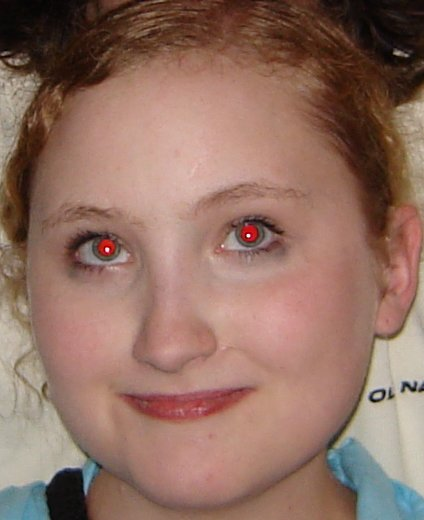
#> input picture Test.jpg, 424 x 520 px
$ python Project.py
#> lines starting #> are read from the running program, lines starting #| are printed output that depends on the picture; after the words box and inside, x2 and y2 are one past the last pixel; in counts of white or black regions, pixels touching at a corner belong together
import cv2
import numpy as np


def fill_holes(mask):
    maskFloodfill = mask.copy()
    h, w = maskFloodfill.shape[:2]
    maskTemp = np.zeros((h+2, w+2), np.uint8)
    cv2.floodFill(maskFloodfill, maskTemp, (0, 0), 255)
    mask2 = cv2.bitwise_not(maskFloodfill)
    return mask2 | mask


def find_max_contour(contours):
    max_area = 0
    max_cont = None
    for cont in contours:
        area = cv2.contourArea(cont)
        if area > max_area:
            max_area = area
            max_cont = cont
    return max_cont


img = cv2.imread("Test.jpg")
#> img is the input picture: shape (520, 424, 3); mean B, G, R 98.7, 111.6, 145.1

outImage = img.copy()

eye_cascade = cv2.CascadeClassifier(cv2.data.haarcascades + 'haarcascade_eye.xml')

scaleFactor = 1.3  # Parameter specifying how much the image size is reduced at each image scale.
minNeighbors = 4
flag = 0
minSize = (25, 25)

eyes = eye_cascade.detectMultiScale(img, scaleFactor, minNeighbors, flag, minSize)
#> eyes = [[204, 191, 90, 90], [50, 208, 85, 85]]

thickness = 3
focusEye = img.copy()
for (ex, ey, ew, eh) in eyes:
    cv2.rectangle(focusEye, (ex, ey), (ex + ew, ey + eh), (0, 255, 0), thickness)
#> this loop made 2 passes
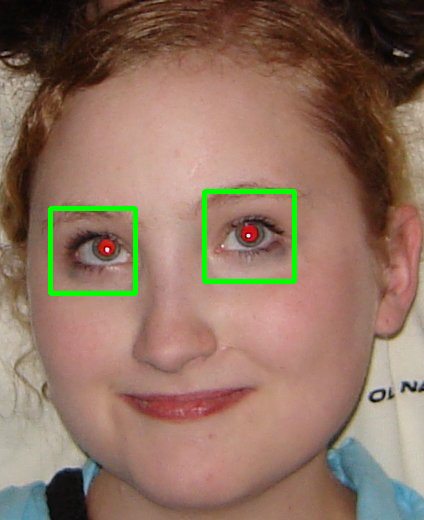
#> focusEye: shape (520, 424, 3); 1.58% of pixels changed, all inside (x1, y1, x2, y2) = (48, 189, 297, 296)

scale_percent = 30  # percent of original size
width = int(img.shape[1] * scale_percent / 100)
#> width = 127
height = int(img.shape[0] * scale_percent / 100)
#> height = 156
dim = (width, height)
#> dim = (127, 156)

resized = cv2.resize(img, dim, interpolation=cv2.INTER_AREA)

for (ex, ey, ew, eh) in eyes:
    eyeImage = img[ey:ey + eh, ex:ex + ew]

    # cv2.imshow('Just the eye', eyeImage)
    # cv2.waitKey()

    b, g, r = cv2.split(eyeImage)

    bg = cv2.add(b, g)

    # [7 lines of commented-out code are left out]
    mask = ((r > (bg - 20)) & (r > 80))  # pentru asta am nevoie de o metoda care sa gaseasca zona cea mai mare

    mask = mask.astype(np.uint8) * 255
    # cv2.imshow('Mask', mask)

    # mask = fill_holes(mask)
    # mask = cv2.dilate(mask, None, anchor=(-1, -1), iterations=3, borderType=1, borderValue=1)

    contours, _ = cv2.findContours(mask.copy(), cv2.RETR_EXTERNAL, cv2.CHAIN_APPROX_NONE)

    maxCont = find_max_contour(contours)
    mask = mask * 0
    cv2.drawContours(mask, [maxCont], 0, 255, 1)  # ultimul param e thickness-ul

    # mask = cv2.morphologyEx(mask, cv2.MORPH_CLOSE, cv2.getStructuringElement(cv2.MORPH_DILATE, (5, 5)))
    # mask = cv2.dilate(mask, (3, 3), iterations=3)

    mask = fill_holes(mask)
    # mask = cv2.dilate(mask, None, anchor=(-1, -1), iterations=3, borderType=1, borderValue=1)

    # cv2.imshow('ImproveMask', mask)
    # cv2.waitKey()

    mean = bg / 2

    mask = mask.astype(bool)[:, :, np.newaxis]

    mean = mean[:, :, np.newaxis]
    eyeCorrection = eyeImage.copy()

    np.copyto(eyeCorrection, mean, casting='unsafe', where=mask)

    outImage[ey:ey + eh, ex:ex + ew, :] = eyeCorrection
#> this loop made 2 passes
#> (ex, ey, ew, eh, h in fill_holes, w in fill_holes) on passes 1 to 2: (204, 191, 90, 90, 90, 90), (50, 208, 85, 85, 85, 85)
#> pass 1, `eyeImage = img[ey:ey + eh, ex:ex + ew]`:
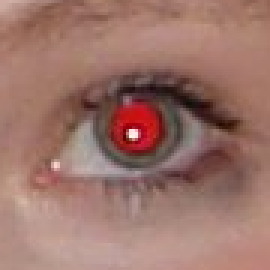
#> eyeImage: shape (90, 90, 3) (shown 3 times larger); mean B, G, R 106.2, 115.9, 156.5
#> pass 1, `b, g, r = cv2.split(eyeImage)`:
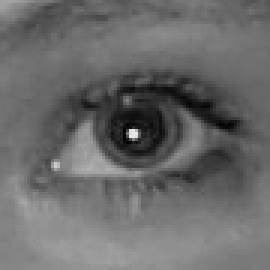
#> b: shape (90, 90) (shown 3 times larger); min 0, max 232, mean 106.2
#> pass 1, `b, g, r = cv2.split(eyeImage)`:
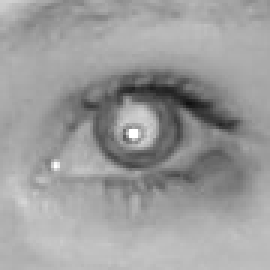
#> r: shape (90, 90) (shown 3 times larger); min 17, max 255, mean 156.5
#> after the loop:
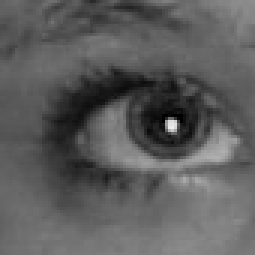
#> b: shape (85, 85) (shown 3 times larger); min 0, max 236, mean 92.4
#> after the loop:
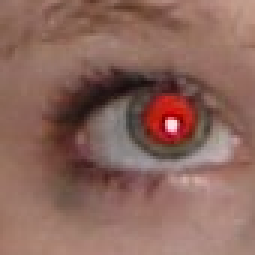
#> eyeImage: shape (85, 85, 3) (shown 3 times larger); mean B, G, R 92.4, 102.5, 139.7
#> after the loop:
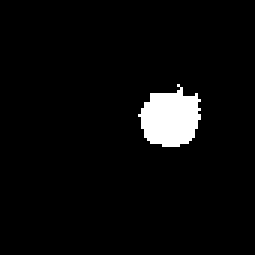
#> mask: shape (85, 85, 1) bool (shown 3 times larger); 4.2% white; 1 white region, box (x1, y1, x2, y2) and area: (46, 28, 67, 49) 307

cv2.imshow('Correct image', outImage)
cv2.waitKey()
